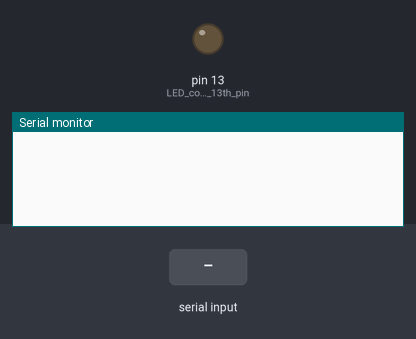
Simulated run of this sketch. Board: Arduino Uno, built with avr-gcc and run on an emulated ATmega328P. On the bench: output pins drawn as LEDs (lit = HIGH), the last lines printed to the serial monitor. Inputs (shaded band) come from the test bench.

Above: at 1.2 s.
1.3 s: "on" received over the second serial link
At 1.6 s:
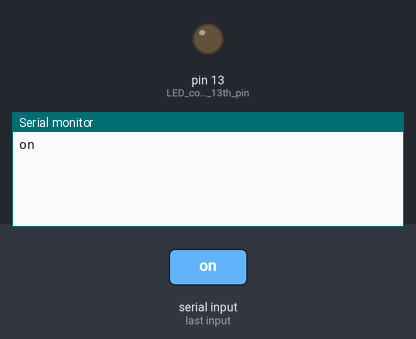
2.8 s: "delay" received over the second serial link
At 4.0 s:
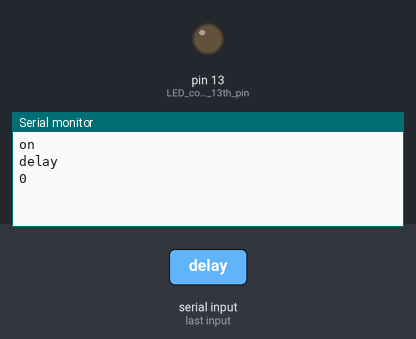
4.3 s: "90,45\n" received over the second serial link
At 5.4 s:
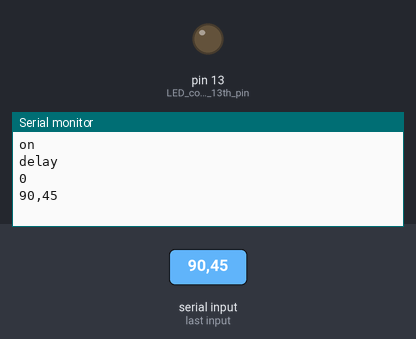

The sketch:

sketch_may09a.ino
```cpp
#include <SoftwareSerial.h>


SoftwareSerial BT(10,11 ); //TX, RX respetively

String state;// string to store incoming message from bluetooth
int delayb;


void setup() {
 BT.begin(9600);// bluetooth serial communication will happen on pin 10 and 11

 Serial.begin(9600); // serial communication to check the data on serial monitor
  pinMode(13, OUTPUT); // LED connected to 13th pin


}
//-----------------------------------------------------------------------//
void loop() {
  while (BT.available()){  //Check if there is an available byte to read
  delay(10); //Delay added to make thing stable
  char c = BT.read(); //Conduct a serial read
  state += c; //build the string- either "On" or "off"

   }


  if (state.length() > 0) {
    Serial.println(state);


  if(state == "on")
  {


    digitalWrite(13, HIGH);
    delay(delayb*1000);
    digitalWrite(13, LOW);
      }


  else if(state.startsWith("delay")){


      state.replace("delay", "");
      delayb=state.toInt();
      Serial.println(delayb);
      }

    }

state ="";} //Reset the variable
```

Measured:
- after the input at 1.3 s, the serial monitor: prints a new line at once (image 1)
- after the input at 2.8 s, the serial monitor: prints a new line after 0.05 s (image 2)
- after the input at 4.3 s, the serial monitor: prints a new line after 0.06 s (image 3)
